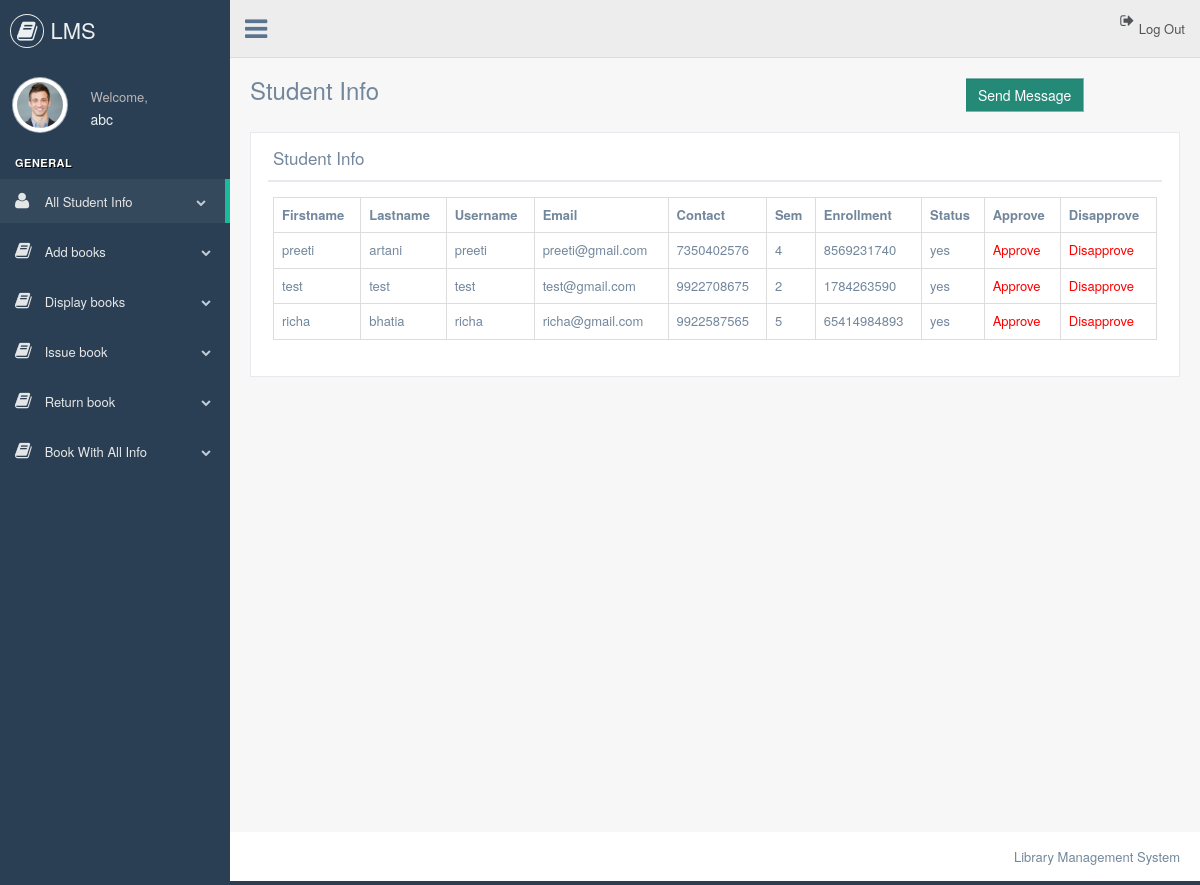
Page /librarian/display_student_info.php (signed in) on the committed database.
### tables this page shows
CREATE TABLE `student_registration` (
  `id` int(5) NOT NULL,
  `firstname` varchar(50) NOT NULL,
  `lastname` varchar(50) NOT NULL,
  `username` varchar(50) NOT NULL,
  `password` varchar(50) NOT NULL,
  `email` varchar(50) NOT NULL,
  `contact` varchar(50) NOT NULL,
  `sem` varchar(50) NOT NULL,
  `enrollment` varchar(50) NOT NULL,
  `status` varchar(3) NOT NULL
);

### librarian/display_student_info.php (the view, shortened to what this page needs)
<?php
include "header.php";
include "connection.php";
?>
        <div class="right_col" role="main">
            <div class="">
                <div class="page-title">
                    <div class="title_left">
                        <h3>Student Info</h3>
                    </div>
                    <div class="title_right">
                        <div class="col-md-5 col-sm-5 col-xs-12 form-group pull-right top_search">
                            <div class="input-group">
                    <span class="input-group-btn">
                      <button type="button" class="btn btn-default" style="background-color:#258977;color:white;" data-toggle="modal" data-target="#myModal">Send Message</button>
                    </span>
                            </div>
                        </div>
                    </div>
                </div>
                <div class="clearfix"></div>
                <div class="row" style="min-height:700px">
                    <div class="col-md-12 col-sm-12 col-xs-12">
                        <div class="x_panel">
                            <div class="x_title">
                                <h2>Student Info</h2>
                                <div class="clearfix"></div>
                            </div>
                            <div class="x_content">
<?php
$res = mysqli_query($link,"select * from student_registration");
echo "<table class='table table-bordered'>";
echo "<tr>";
echo "<th>"; echo "Firstname"; echo "</th>";
echo "<th>"; echo "Lastname"; echo "</th>";
echo "<th>"; echo "Username"; echo "</th>";
echo "<th>"; echo "Email"; echo "</th>";
echo "<th>"; echo "Contact"; echo "</th>";
echo "<th>"; echo "Sem"; echo "</th>";
echo "<th>"; echo "Enrollment"; echo "</th>";
echo "<th>"; echo "Status"; echo "</th>";
echo "<th>"; echo "Approve"; echo "</th>";
echo "<th>"; echo "Disapprove"; echo "</th>";
echo "</tr>";
while($row=mysqli_fetch_array($res)){
    echo "<tr>";
    echo "<td>"; echo $row['firstname']; echo "</td>";
    echo "<td>"; echo $row['lastname']; echo "</td>";
    echo "<td>"; echo $row['username']; echo "</td>";
    echo "<td>"; echo $row['email']; echo "</td>";
    echo "<td>"; echo $row['contact']; echo "</td>";
    echo "<td>"; echo $row['sem']; echo "</td>";
    echo "<td>"; echo $row['enrollment']; echo "</td>";
    echo "<td>"; echo $row['status']; echo "</td>";
    echo "<td>"; ?><a style="color:red;" href="approve.php?id=<?php echo $row["id"]; ?>">Approve</a><?php echo "</td>";
    echo "<td>"; ?><a style="color:red;" href="notapprove.php?id=<?php echo $row["id"]; ?>">Disapprove</a><?php echo "</td>";
    echo "</tr>";
}
echo "</table>";
?>
                            </div>
                        </div>
                    </div>
                </div>
            </div>
        </div>
<?php
include "footer.php";
?>

### rows in the picture
student_registration: firstname "preeti", lastname "artani", username "preeti", email "preeti@gmail.com", contact "7350402576", sem "4", enrollment "8569231740", status "yes"
student_registration: firstname "test", lastname "test", username "test", email "test@gmail.com", contact "9922708675", sem "2", enrollment "1784263590", status "yes"
student_registration: firstname "richa", lastname "bhatia", username "richa", email "richa@gmail.com", contact "9922587565", sem "5", enrollment "65414984893", status "yes"

### other values in the picture
$_SESSION["librarian"] "abc"
